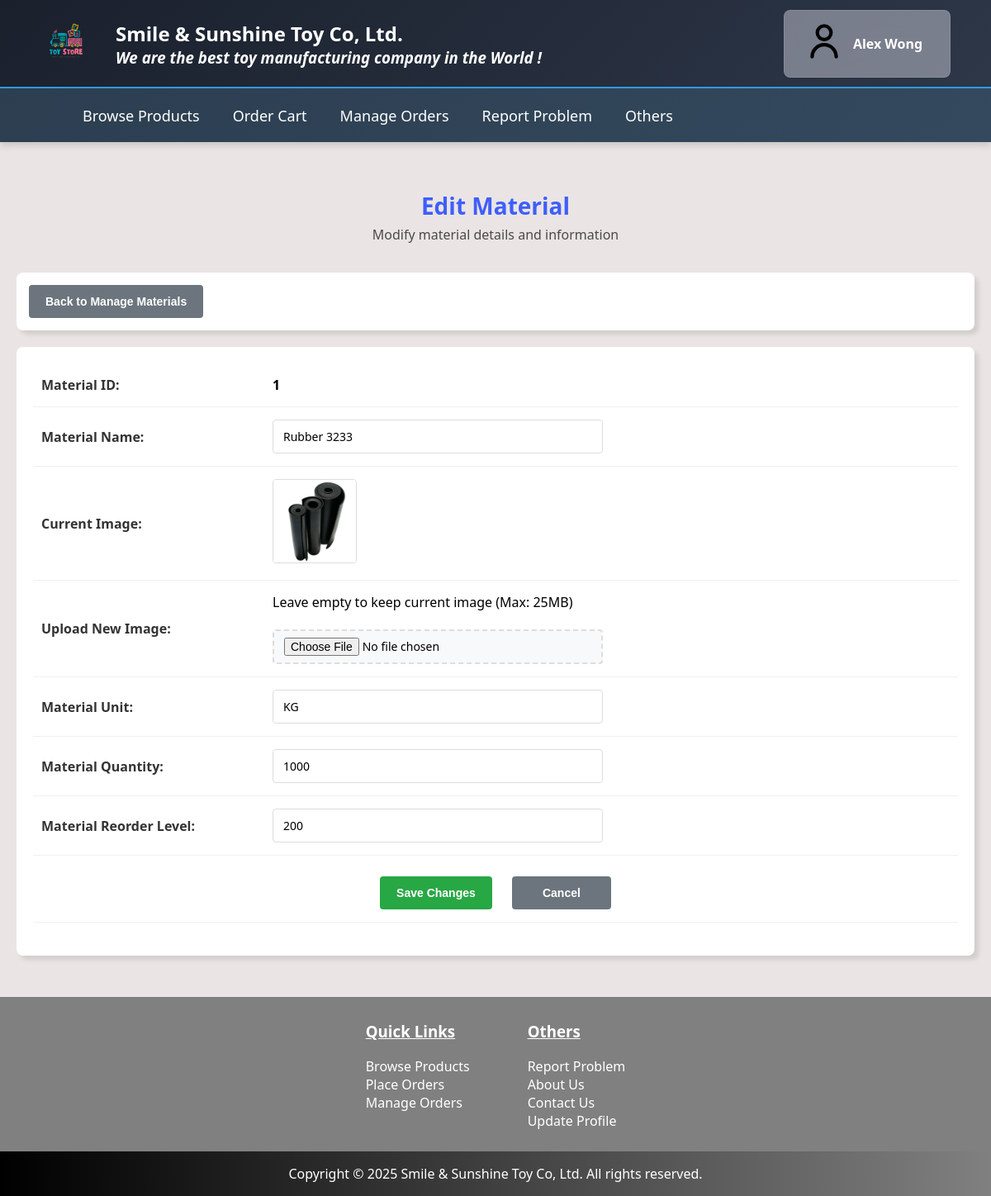
The app's page /staff/material/edit-material.php?mid=1 (signed in) with its own data.
### tables this page shows
CREATE TABLE `material` (
  `mid` int(11) NOT NULL AUTO_INCREMENT,
  `mname` varchar(255) NOT NULL,
  `mqty` int(11) NOT NULL,
  `mrqty` int(11) NOT NULL,
  `munit` varchar(20) NOT NULL,
  `mreorderqty` int(11) NOT NULL,
  `mimage` varchar(255) DEFAULT NULL,
  `mavail` tinyint(1) NOT NULL DEFAULT 1,
  PRIMARY KEY (`mid`)
);

### staff/material/edit-material.php (the view, shortened to what this page needs)
<?php
require_once __DIR__ . "/../../config/database.php";
$material = null;
$errorMessage = "";
if (isset($_GET["mid"])) {
    $materialId = $_GET["mid"];
    $stmt = $conn->prepare("SELECT * FROM material WHERE mid = ?");
    if ($stmt) {
        $stmt->bind_param("i", $materialId);
        $stmt->execute();
        $result = $stmt->get_result();
        if ($result->num_rows > 0) {
            $material = $result->fetch_assoc();
        } else {
            $errorMessage = "Material not found.";
        }
    } else {
        $errorMessage = "Error in loading the material: " . $conn->error;
    }
} else {
    $errorMessage = "No material ID specified.";
}
?>
<!DOCTYPE html>
<html lang="en">
    <head>
        <?php require_once __DIR__ . "/../../includes/head-setting.php"; ?>
        <link rel="stylesheet" href="styles/style-items.css">
    </head>
    <body>
        <div id="main-page">
            <?php require_once __DIR__ . "/../../includes/header.php"; ?>
            <div id="main-section">
                <div id="items-container">
                    <div id="items-header">
                        <h2>Edit Material</h2>
                        <p>Modify material details and information</p>
                    </div>
                    <div id="items-controls">
                        <div id="control-actions">
                            <button type="button" id="back-btn" onclick="window.location.href='staff/material/manage-materials.php'">Back to Manage Materials</button>
                        </div>
                    </div>
                    <div id="items-section">
                        <?php if ($material): ?>
                            <form method="POST"
                                action="<?php echo $_SERVER["PHP_SELF"] . '?mid=' . urlencode($materialId); ?>"
                                enctype="multipart/form-data">
                                <div id="add-item-form">
                                    <table id="add-item">
                                        <tr>
                                            <td><label for="material-id">Material ID:</label></td>
                                            <td>
                                                <strong><?php echo $material["mid"]; ?></strong>
                                            </td>
                                        </tr>
                                        <tr>
                                            <td><label for="material-name">Material Name:</label></td>
                                            <td><input type="text" name="material-name" value="<?php echo $material["mname"]; ?>" required></td>
                                        </tr>
                                        <tr>
                                            <td><label for="current-image">Current Image:</label></td>
                                            <td>
                                                <?php if ($material && !empty($material["mimage"]) && file_exists(__DIR__ . "/../../img/material/" . $material["mimage"])): ?>
                                                    <img class="item-image" src="img/material/<?php echo $material["mimage"]; ?>">
                                                <?php else: ?>
                                                    <span>No image available</span>
                                                <?php endif; ?>
                                            </td>
                                        </tr>
                                        <tr>
                                            <td><label for="material-image">Upload New Image:</label></td>
                                            <td>
                                                <label>Leave empty to keep current image (Max: 25MB)</label><br><br>
                                                <input type="file" name="material-image" accept=".jpg,.jpeg,.png,.gif">
                                            </td>
                                        </tr>
                                        <tr>
                                            <td><label for="material-unit">Material Unit:</label></td>
                                            <td><input type="text" name="material-unit" value="<?php echo $material["munit"]; ?>" required></td>
                                        </tr>
                                        <tr>
                                            <td><label for="material-quantity">Material Quantity:</label></td>
                                            <td><input type="number" name="material-quantity" min="0" value="<?php echo $material["mqty"]; ?>" required></td>
                                        </tr>
                                        <tr>
                                            <td><label for="material-reorder">Material Reorder Level:</label></td>
                                            <td><input type="number" name="material-reorder" min="0" value="<?php echo $material["mreorderqty"]; ?>" required></td>
                                        </tr>
                                        <tr>
                                            <td colspan="2" id="button-row">
                                                <input id="btn-submit" type="submit" value="Save Changes">
                                                <input id="btn-reset" type="button" value="Cancel" onclick="window.location.href='staff/material/manage-materials.php'">
                                            </td>
                                        </tr>
                                    </table>
                                </div>
                            </form>
                        <?php else: ?>
                            <p>Material details could not be loaded. <?php echo $errorMessage; ?></p>
                            <p><a onclick="window.location.href='staff/material/manage-materials.php'">Back to Manage Materials</a></p>
                        <?php endif; ?>
                    </div>
                </div>
            </div>
            <?php require_once __DIR__ . "/../../includes/footer.php"; ?>
        </div>
    </body>
</html>

### styles/style-general.css (style rules this page uses)
html { scroll-behavior: smooth; }
body { margin: 0px; padding: 0px; background: rgba(214, 204, 202, 0.5); font-family: 'Segoe UI', Roboto, 'Helvetica Neue', Arial, sans-serif; }
#main-section { min-height: 100vh; }

### styles/style-items.css (style rules this page uses)
#items-container { margin: auto; padding: 20px; max-width: 1400px; }
#items-header { margin-bottom: 20px; padding: 15px; text-align: center; }
#items-header h2 { margin-bottom: 5px; font-size: 28px; color: #3F5EFB; }
#items-header p { margin: 0px; font-size: 16px; color: #4b4949; }
#items-controls { margin-bottom: 20px; padding: 15px; border-radius: 8px; background: white; box-shadow: 5px 5px 5px #0000001a; }
#control-actions { display: flex; align-items: center; }
#items-section { margin-bottom: 30px; }
.item-image { width: 100px; height: 100px; border-radius: 4px; border: 1px solid #ddd; object-fit: cover; }
#add-item-form { width: calc(100% - 40px); margin: 0px auto; padding: 20px; border-radius: 8px; background: white; box-shadow: 5px 5px 5px #0000001a; }
#back-btn { padding: 12px 20px; border: none; border-radius: 4px; background: #6c757d; color: white; font-size: 14px; font-weight: bold; cursor: pointer; transition: all 0.3s; }
#add-item { width: 100%; margin-bottom: 20px; border-collapse: collapse; }
#add-item td { padding: 15px 10px; border-bottom: 1px solid #f0f0f0; }
#button-row { padding: 20px 0; text-align: center; }
#add-item td:first-child { width: 25%; min-width: 150px; font-weight: bold; color: #333; }
#add-item td:last-child { width: 75%; }
#add-item input[type="text"], #add-item input[type="number"], #add-item input[type="tel"], #add-item input[type="email"], #add-item input[type="password"], #add-item textarea, #add-item input[type="file"] { width: 100%; max-width: 400px; padding: 10px 12px; border: 1px solid #ddd; border-radius: 4px; font-size: 14px; font-family: inherit; transition: all 0.3s; box-sizing: border-box; }
#add-item input[type="file"] { padding: 8px 12px; background: #f8f9fa; border: 2px dashed #ddd; }
#add-item td[colspan="2"] { padding-top: 25px; padding-bottom: 15px; font-size: 16px; }
#btn-submit, #btn-reset { min-width: 120px; margin: 0px 10px; padding: 12px 20px; border: none; border-radius: 4px; font-size: 14px; font-weight: bold; cursor: pointer; transition: all 0.3s; }
#btn-submit { background: #28a745; color: white; }
#btn-reset { background: #6c757d; color: white; }

### records on screen
material: mid "1", material-name "Rubber 3233", mimage (picture), material-unit "KG", material-quantity "1000", material-reorder "200"

### other values on screen
$_SESSION["userinfo"]["username"] "Alex Wong"
